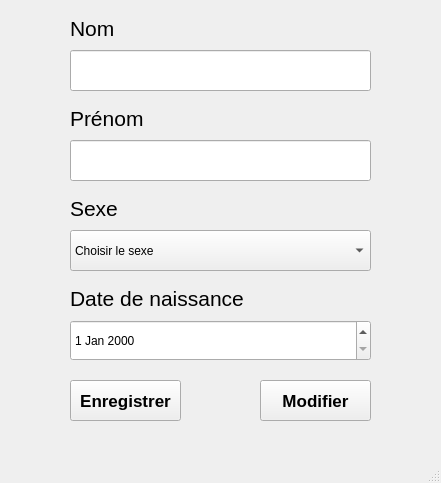
<?xml version="1.0" encoding="UTF-8"?>
<ui version="4.0">
 <class>MainWindow</class>
 <widget class="QMainWindow" name="MainWindow">
  <property name="geometry">
   <rect>
    <x>0</x>
    <y>0</y>
    <width>441</width>
    <height>483</height>
   </rect>
  </property>
  <property name="windowTitle">
   <string>MainWindow</string>
  </property>
  <widget class="QWidget" name="centralwidget">
   <widget class="QLineEdit" name="Nom">
    <property name="geometry">
     <rect>
      <x>70</x>
      <y>50</y>
      <width>301</width>
      <height>41</height>
     </rect>
    </property>
   </widget>
   <widget class="QLineEdit" name="Prenom">
    <property name="geometry">
     <rect>
      <x>70</x>
      <y>140</y>
      <width>301</width>
      <height>41</height>
     </rect>
    </property>
   </widget>
   <widget class="QLabel" name="label">
    <property name="geometry">
     <rect>
      <x>70</x>
      <y>20</y>
      <width>67</width>
      <height>17</height>
     </rect>
    </property>
    <property name="font">
     <font>
      <pointsize>16</pointsize>
      <weight>50</weight>
      <bold>false</bold>
     </font>
    </property>
    <property name="text">
     <string>Nom</string>
    </property>
   </widget>
   <widget class="QLabel" name="label_2">
    <property name="geometry">
     <rect>
      <x>70</x>
      <y>110</y>
      <width>81</width>
      <height>17</height>
     </rect>
    </property>
    <property name="font">
     <font>
      <pointsize>16</pointsize>
     </font>
    </property>
    <property name="text">
     <string>Prénom</string>
    </property>
   </widget>
   <widget class="QComboBox" name="Sexe">
    <property name="geometry">
     <rect>
      <x>70</x>
      <y>230</y>
      <width>301</width>
      <height>41</height>
     </rect>
    </property>
    <item>
     <property name="text">
      <string>Choisir le sexe</string>
     </property>
    </item>
    <item>
     <property name="text">
      <string>Homme</string>
     </property>
    </item>
    <item>
     <property name="text">
      <string>Femme</string>
     </property>
    </item>
   </widget>
   <widget class="QLabel" name="label_3">
    <property name="geometry">
     <rect>
      <x>70</x>
      <y>200</y>
      <width>81</width>
      <height>17</height>
     </rect>
    </property>
    <property name="font">
     <font>
      <pointsize>16</pointsize>
     </font>
    </property>
    <property name="text">
     <string>Sexe</string>
    </property>
   </widget>
   <widget class="QLabel" name="label_4">
    <property name="geometry">
     <rect>
      <x>70</x>
      <y>290</y>
      <width>181</width>
      <height>17</height>
     </rect>
    </property>
    <property name="font">
     <font>
      <pointsize>16</pointsize>
     </font>
    </property>
    <property name="text">
     <string>Date de naissance</string>
    </property>
   </widget>
   <widget class="QDateEdit" name="dateEdit">
    <property name="geometry">
     <rect>
      <x>70</x>
      <y>320</y>
      <width>301</width>
      <height>41</height>
     </rect>
    </property>
   </widget>
   <widget class="QPushButton" name="pushButton">
    <property name="geometry">
     <rect>
      <x>70</x>
      <y>380</y>
      <width>111</width>
      <height>41</height>
     </rect>
    </property>
    <property name="font">
     <font>
      <pointsize>13</pointsize>
      <weight>75</weight>
      <bold>true</bold>
     </font>
    </property>
    <property name="text">
     <string>Enregistrer</string>
    </property>
   </widget>
   <widget class="QPushButton" name="pushButton_2">
    <property name="enabled">
     <bool>true</bool>
    </property>
    <property name="geometry">
     <rect>
      <x>260</x>
      <y>380</y>
      <width>111</width>
      <height>41</height>
     </rect>
    </property>
    <property name="font">
     <font>
      <pointsize>13</pointsize>
      <weight>75</weight>
      <bold>true</bold>
     </font>
    </property>
    <property name="text">
     <string>Modifier</string>
    </property>
   </widget>
  </widget>
  <widget class="QMenuBar" name="menubar">
   <property name="geometry">
    <rect>
     <x>0</x>
     <y>0</y>
     <width>441</width>
     <height>22</height>
    </rect>
   </property>
  </widget>
  <widget class="QStatusBar" name="statusbar"/>
 </widget>
 <resources/>
 <connections/>
</ui>
